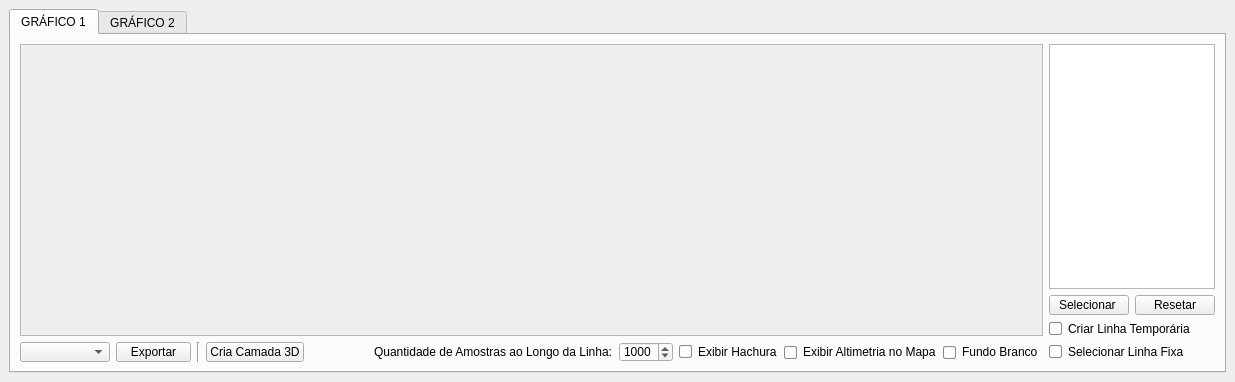
<?xml version="1.0" encoding="UTF-8"?>
<ui version="4.0">
 <class>Grafico_perfilgsDockWidget</class>
 <widget class="QgsDockWidget" name="Grafico_perfilgsDockWidget">
  <property name="geometry">
   <rect>
    <x>0</x>
    <y>0</y>
    <width>1235</width>
    <height>382</height>
   </rect>
  </property>
  <property name="windowTitle">
   <string>gsDockWidget</string>
  </property>
  <widget class="QWidget" name="dockWidgetContents">
   <layout class="QGridLayout" name="gridLayout">
    <item row="1" column="0">
     <widget class="QTabWidget" name="tabWidget">
      <property name="minimumSize">
       <size>
        <width>640</width>
        <height>313</height>
       </size>
      </property>
      <property name="currentIndex">
       <number>0</number>
      </property>
      <widget class="QWidget" name="tab">
       <attribute name="icon">
        <iconset>
         <normaloff>../icones/grafico_alt.png</normaloff>../icones/grafico_alt.png</iconset>
       </attribute>
       <attribute name="title">
        <string>GRÁFICO 1</string>
       </attribute>
       <layout class="QGridLayout" name="gridLayout_6">
        <item row="2" column="6">
         <widget class="QSpinBox" name="spinBoxPontos">
          <property name="maximumSize">
           <size>
            <width>16777215</width>
            <height>20</height>
           </size>
          </property>
          <property name="minimum">
           <number>10</number>
          </property>
          <property name="maximum">
           <number>3000</number>
          </property>
          <property name="singleStep">
           <number>50</number>
          </property>
          <property name="value">
           <number>1000</number>
          </property>
         </widget>
        </item>
        <item row="2" column="1">
         <widget class="QPushButton" name="pushButtonExportar">
          <property name="minimumSize">
           <size>
            <width>75</width>
            <height>20</height>
           </size>
          </property>
          <property name="maximumSize">
           <size>
            <width>16777215</width>
            <height>20</height>
           </size>
          </property>
          <property name="styleSheet">
           <string notr="true">/* Estado normal: mantém o estilo original definido pelo Qtdesigner */
QPushButton {
    /* Não há alterações aqui, preserva o visual padrão */
}

/* Ao passar o mouse: aplica o efeito &quot;Windows Vista&quot; com azul neon */
QPushButton:hover {
    background: qlineargradient(
        spread: pad,
        x1: 0, y1: 0,
        x2: 0, y2: 1,
        stop: 0   #00f7ff,  /* Topo levemente mais claro */
        stop: 0.8 #80f0ff,
        stop: 1   #60e0f0   /* Fundo com variação suave */
    );
    border: 1px solid #00d9ff; /* Realça a borda em azul neon */
    border-radius: 4px;         /* Garante cantos arredondados, se necessário */
    transition: all 0.2s ease;  /* Suaviza a transição do efeito */
}

/* Ao clicar: fixa o efeito com cor sólida e aparência &quot;pressionada&quot; */
QPushButton:pressed {
    background: qlineargradient(
        spread: pad,
        x1: 0, y1: 0,
        x2: 0, y2: 1,
        stop: 0   #00d9ff,  /* Gradiente para efeito pressionado */
        stop: 1   #00daf7
    );
    border: 1px solid #0099b3;  /* Borda levemente escurecida */
    transform: scale(0.98);      /* Sutil redução de escala para simular clique */
}
</string>
          </property>
          <property name="text">
           <string>Exportar</string>
          </property>
         </widget>
        </item>
        <item row="0" column="10">
         <layout class="QGridLayout" name="gridLayout_3">
          <item row="0" column="0">
           <widget class="QListWidget" name="listWidgetRaster">
            <property name="minimumSize">
             <size>
              <width>155</width>
              <height>0</height>
             </size>
            </property>
            <property name="maximumSize">
             <size>
              <width>180</width>
              <height>1000</height>
             </size>
            </property>
           </widget>
          </item>
          <item row="1" column="0">
           <layout class="QGridLayout" name="gridLayout_2">
            <item row="0" column="0">
             <widget class="QPushButton" name="pushButtonSelecionar">
              <property name="maximumSize">
               <size>
                <width>1000</width>
                <height>20</height>
               </size>
              </property>
              <property name="styleSheet">
               <string notr="true">/* Estado normal: mantém o estilo original definido pelo Qtdesigner */
QPushButton {
    /* Não há alterações aqui, preserva o visual padrão */
}

/* Ao passar o mouse: aplica o efeito &quot;Windows Vista&quot; com azul neon */
QPushButton:hover {
    background: qlineargradient(
        spread: pad,
        x1: 0, y1: 0,
        x2: 0, y2: 1,
        stop: 0   #00f7ff,  /* Topo levemente mais claro */
        stop: 0.8 #80f0ff,
        stop: 1   #60e0f0   /* Fundo com variação suave */
    );
    border: 1px solid #00d9ff; /* Realça a borda em azul neon */
    border-radius: 4px;         /* Garante cantos arredondados, se necessário */
    transition: all 0.2s ease;  /* Suaviza a transição do efeito */
}

/* Ao clicar: fixa o efeito com cor sólida e aparência &quot;pressionada&quot; */
QPushButton:pressed {
    background: qlineargradient(
        spread: pad,
        x1: 0, y1: 0,
        x2: 0, y2: 1,
        stop: 0   #00d9ff,  /* Gradiente para efeito pressionado */
        stop: 1   #00daf7
    );
    border: 1px solid #0099b3;  /* Borda levemente escurecida */
    transform: scale(0.98);      /* Sutil redução de escala para simular clique */
}</string>
              </property>
              <property name="text">
               <string>Selecionar </string>
              </property>
             </widget>
            </item>
            <item row="0" column="1">
             <widget class="QPushButton" name="pushButtonResetar">
              <property name="maximumSize">
               <size>
                <width>1000</width>
                <height>20</height>
               </size>
              </property>
              <property name="styleSheet">
               <string notr="true">/* Estado normal: mantém o estilo original definido pelo Qtdesigner */
QPushButton {
    /* Não há alterações aqui, preserva o visual padrão */
}

/* Ao passar o mouse: aplica o efeito &quot;Windows Vista&quot; com azul padrão,
   onde a parte inferior apresenta um tom mais claro e iluminado */
QPushButton:hover {
    background: qlineargradient(
        spread: pad,
        x1: 0, y1: 0,
        x2: 0, y2: 1,
        stop: 0   #87CEFA,   /* Topo: LightSkyBlue, leve e claro */
        stop: 0.8 #1E90FF,   /* Meio: DodgerBlue, cor padrão e vibrante */
        stop: 1   #ADD8E6    /* Fundo: LightBlue, mais claro e iluminado */
    );
    border: 1px solid #1E90FF; /* Realça a borda com DodgerBlue */
    border-radius: 4px;        /* Garante cantos arredondados, se necessário */
    transition: all 0.2s ease; /* Suaviza a transição do efeito */
}

/* Ao clicar: fixa o efeito com cor sólida e aparência &quot;pressionada&quot; */
QPushButton:pressed {
    background: qlineargradient(
        spread: pad,
        x1: 0, y1: 0,
        x2: 0, y2: 1,
        stop: 0   #1E90FF,   /* Inicia com DodgerBlue */
        stop: 1   #1874CD    /* Finaliza com um tom mais escuro */
    );
    border: 1px solid #1560BD; /* Borda levemente escurecida */
    transform: scale(0.98);     /* Sutil redução de escala para simular clique */
}
</string>
              </property>
              <property name="text">
               <string>Resetar</string>
              </property>
             </widget>
            </item>
           </layout>
          </item>
         </layout>
        </item>
        <item row="1" column="10">
         <widget class="QCheckBox" name="checkBoxLinha">
          <property name="layoutDirection">
           <enum>Qt::LayoutDirection::LeftToRight</enum>
          </property>
          <property name="styleSheet">
           <string notr="true">QCheckBox::indicator {
    width: 11px;  /* Aumenta um pouco o tamanho para melhor visualização */
    height: 11px;
    border-radius: 2px; /* Cantos ligeiramente arredondados */
    background-color: #ffffff; /* Cor de fundo padrão */
    border: 1px solid #8a8a8a; /* Borda padrão */
    transition: all 0.2s ease; /* Suaviza as transições */
}

QCheckBox::indicator:hover {
    background-color: #ff9898; /* Vermelho suave ao passar o mouse */
    border: 1px solid #8a8a8a; /* Borda padrão ao passar o mouse */
    border-radius: 2px; /* Mantém os cantos arredondados */
}

QCheckBox::indicator:checked {
    width: 11px;  /* Aumentei um pouco o tamanho para melhor visualização */
    height: 11px;
    background-color: #ff6666; /* Vermelho mais forte ao ser clicado */
    border: 1px solid #cc0000; /* Borda vermelha escura ao ser clicado */
    border-radius: 3px; /* Mantém os cantos arredondados */
    box-shadow: inset 0px 4px 8px rgba(255, 0, 0, 0.5); /* Sombra interna para efeito 3D */
}
</string>
          </property>
          <property name="text">
           <string>Criar Linha Temporária</string>
          </property>
         </widget>
        </item>
        <item row="2" column="10">
         <widget class="QCheckBox" name="checkBoxLinha2">
          <property name="styleSheet">
           <string notr="true">QCheckBox::indicator {
    width: 11px;  /* Aumentei um pouco o tamanho para melhor visualização */
    height: 11px;
    border-radius: 2px; /* Cantos ligeiramente arredondados */
    background-color: #ffffff; /* Cor de fundo padrão */
    border: 1px solid #8a8a8a; /* Borda padrão */
    transition: all 0.2s ease; /* Suaviza as transições */
}

QCheckBox::indicator:hover {
    background-color: #aaff7f; /* Verde suave ao passar o mouse */
    border: 1px solid #8a8a8a; /* Borda padrão ao passar o mouse */
    border-radius: 2px; /* Mantém os cantos arredondados */
}

QCheckBox::indicator:checked {
    width: 11px;  /* Aumentei um pouco o tamanho para melhor visualização */
    height: 11px;
    background-color: #00ff00; /* Verde mais forte ao ser clicado */
    border: 1px solid #65964b; /* Borda verde escura ao ser clicado */
    border-radius: 3px; /* Mantém os cantos arredondados */
    box-shadow: inset 0px 4px 8px rgba(255, 0, 0, 0.5); /* Sombra interna para efeito 3D */
}</string>
          </property>
          <property name="text">
           <string>Selecionar Linha Fixa</string>
          </property>
         </widget>
        </item>
        <item row="2" column="0">
         <widget class="QComboBox" name="comboBoxTipo">
          <property name="minimumSize">
           <size>
            <width>90</width>
            <height>20</height>
           </size>
          </property>
          <property name="maximumSize">
           <size>
            <width>16777215</width>
            <height>20</height>
           </size>
          </property>
         </widget>
        </item>
        <item row="2" column="9">
         <widget class="QCheckBox" name="checkBox_PB">
          <property name="minimumSize">
           <size>
            <width>100</width>
            <height>20</height>
           </size>
          </property>
          <property name="styleSheet">
           <string notr="true">QCheckBox::indicator {
    width: 11px;  /* Aumentei um pouco o tamanho para melhor visualização */
    height: 11px;
    border-radius: 2px; /* Cantos ligeiramente arredondados */
    background-color: #ffffff; /* Cor de fundo padrão */
    border: 1px solid #8a8a8a; /* Borda padrão */
    transition: all 0.2s ease; /* Suaviza as transições */
}

QCheckBox::indicator:hover {
    background-color: #7eafff; /* Azul suave ao passar o mouse */
    border: 1px solid #8a8a8a; /* Borda padrão ao passar o mouse */
    border-radius: 2px; /* Mantém os cantos arredondados */
}

QCheckBox::indicator:checked {
    width: 11px;  /* Aumenta um pouco o tamanho para melhor visualização */
    height: 11px;
    background-color: #0000ff; /* Azul mais forte ao ser clicado */
    border: 1px solid #00007f; /* Borda Azul escura ao ser clicado */
    border-radius: 3px; /* Mantém os cantos arredondados */
    box-shadow: inset 0px 4px 8px rgba(255, 0, 0, 0.5); /* Sombra interna para efeito 3D */
}
</string>
          </property>
          <property name="text">
           <string>Fundo Branco</string>
          </property>
         </widget>
        </item>
        <item row="2" column="3">
         <widget class="QPushButton" name="pushButtonCamada3D">
          <property name="maximumSize">
           <size>
            <width>16777215</width>
            <height>20</height>
           </size>
          </property>
          <property name="styleSheet">
           <string notr="true">QPushButton {
    /* Mantém o estilo original do botão */
    transition: all 0.2s ease; /* Suaviza todas as transições de estado */
}

QPushButton:hover {
    background-color: qlineargradient(spread:pad, x1:0, y1:0, x2:0, y2:1, stop:0 #a0e6e6, stop:1 #66cccc); /* Gradiente suave em tons de azul turquesa claro */
    border: 1px solid #33cccc; /* Borda azul turquesa mais escura */
    border-radius: 4px; /* Cantos arredondados */
    box-shadow: 0px 4px 8px rgba(64, 224, 208, 0.8); /* Sombra azul turquesa brilhante e levemente deslocada para dar profundidade */
}

QPushButton:pressed {
    background-color: qlineargradient(spread:pad, x1:0, y1:0, x2:0, y2:1, stop:0 #66cccc, stop:1 #33cccc); /* Gradiente mais escuro para efeito pressionado */
    border: 1px solid #009999; /* Borda azul turquesa ainda mais escura */
    box-shadow: inset 0px 4px 8px rgba(64, 224, 208, 0.8); /* Sombra interna para dar a impressão de que o botão foi pressionado */
    transform: scale(0.98); /* Leve redução no tamanho para simular o pressionar */
}
</string>
          </property>
          <property name="text">
           <string>Cria Camada 3D</string>
          </property>
         </widget>
        </item>
        <item row="2" column="5">
         <widget class="QLabel" name="label_2">
          <property name="text">
           <string>Quantidade de Amostras ao Longo da Linha:</string>
          </property>
         </widget>
        </item>
        <item row="0" column="0" rowspan="2" colspan="10">
         <widget class="QScrollArea" name="scrollAreaGrafico">
          <property name="minimumSize">
           <size>
            <width>480</width>
            <height>240</height>
           </size>
          </property>
          <property name="widgetResizable">
           <bool>true</bool>
          </property>
          <widget class="QWidget" name="scrollAreaWidgetContents">
           <property name="geometry">
            <rect>
             <x>0</x>
             <y>0</y>
             <width>1025</width>
             <height>265</height>
            </rect>
           </property>
          </widget>
         </widget>
        </item>
        <item row="2" column="8">
         <widget class="QCheckBox" name="checkBox_Cotas">
          <property name="minimumSize">
           <size>
            <width>0</width>
            <height>20</height>
           </size>
          </property>
          <property name="maximumSize">
           <size>
            <width>16777215</width>
            <height>20</height>
           </size>
          </property>
          <property name="styleSheet">
           <string notr="true">QCheckBox::indicator {
    width: 11px;  /* Aumentei um pouco o tamanho para melhor visualização */
    height: 11px;
    border-radius: 2px; /* Cantos ligeiramente arredondados */
    background-color: #ffffff; /* Cor de fundo padrão */
    border: 1px solid #8a8a8a; /* Borda padrão */
    transition: all 0.2s ease; /* Suaviza as transições */
}

QCheckBox::indicator:hover {
    background-color: #ffffd5; /* Amarelo suave ao passar o mouse */
    border: 1px solid #8a8a8a; /* Borda padrão ao passar o mouse */
    border-radius: 2px; /* Mantém os cantos arredondados */
}

QCheckBox::indicator:checked {
    width: 11px;  /* Aumentei um pouco o tamanho para melhor visualização */
    height: 11px;
    background-color: #ffff00; /* Amarelo mais forte ao ser clicado */
    border: 1px solid #65964b; /* Borda verde escura ao ser clicado */
    border-radius: 3px; /* Mantém os cantos arredondados */
    box-shadow: inset 0px 4px 8px rgba(255, 0, 0, 0.5); /* Sombra interna para efeito 3D */
}</string>
          </property>
          <property name="text">
           <string>Exibir Altimetria no Mapa</string>
          </property>
         </widget>
        </item>
        <item row="2" column="7">
         <widget class="QCheckBox" name="checkBoxHachura">
          <property name="styleSheet">
           <string notr="true">QCheckBox::indicator {
    width: 11px;             /* Tamanho do quadradinho */
    height: 11px;
    border-radius: 2px;      /* Cantos arredondados */
    background-color: #ffffff; /* Cor de fundo padrão */
    border: 1px solid #8a8a8a; /* Borda cinza padrão */
    transition: all 0.2s ease; /* Suaviza as transições */
}

QCheckBox::indicator:hover {
    background-color: #FFB3FF; /* Magenta suave ao passar o mouse */
    border: 1px solid #8a8a8a; 
    border-radius: 2px;
}

QCheckBox::indicator:checked {
    width: 11px;
    height: 11px;
    background-color: #FF00FF;   /* Magenta ao ser marcado */
    border: 1px solid #B300B3;   /* Borda magenta mais escura */
    border-radius: 3px;
    box-shadow: inset 0px 4px 8px rgba(255, 0, 255, 0.5); /* Sombra interna em magenta */
}
</string>
          </property>
          <property name="text">
           <string>Exibir Hachura</string>
          </property>
         </widget>
        </item>
        <item row="2" column="2">
         <widget class="Line" name="line_4">
          <property name="orientation">
           <enum>Qt::Orientation::Vertical</enum>
          </property>
         </widget>
        </item>
        <item row="2" column="4">
         <spacer name="horizontalSpacer">
          <property name="orientation">
           <enum>Qt::Orientation::Horizontal</enum>
          </property>
          <property name="sizeHint" stdset="0">
           <size>
            <width>726</width>
            <height>20</height>
           </size>
          </property>
         </spacer>
        </item>
       </layout>
      </widget>
      <widget class="QWidget" name="tab_2">
       <attribute name="icon">
        <iconset>
         <normaloff>../icones/grafico_inc.png</normaloff>../icones/grafico_inc.png</iconset>
       </attribute>
       <attribute name="title">
        <string>GRÁFICO 2</string>
       </attribute>
       <layout class="QGridLayout" name="gridLayout_5">
        <item row="0" column="9" colspan="3">
         <widget class="QFrame" name="frame">
          <property name="maximumSize">
           <size>
            <width>300</width>
            <height>1000</height>
           </size>
          </property>
          <property name="frameShape">
           <enum>QFrame::Shape::Box</enum>
          </property>
          <property name="frameShadow">
           <enum>QFrame::Shadow::Sunken</enum>
          </property>
          <layout class="QGridLayout" name="gridLayout_4">
           <item row="0" column="0">
            <widget class="QTableWidget" name="tableWidget_Dados"/>
           </item>
          </layout>
         </widget>
        </item>
        <item row="0" column="0" colspan="9">
         <widget class="QScrollArea" name="scrollAreaGrafico2">
          <property name="widgetResizable">
           <bool>true</bool>
          </property>
          <widget class="QWidget" name="scrollAreaWidgetContents_2">
           <property name="geometry">
            <rect>
             <x>0</x>
             <y>0</y>
             <width>963</width>
             <height>265</height>
            </rect>
           </property>
          </widget>
         </widget>
        </item>
        <item row="1" column="9">
         <widget class="QLabel" name="label">
          <property name="maximumSize">
           <size>
            <width>70</width>
            <height>20</height>
           </size>
          </property>
          <property name="text">
           <string>Espaçamento:</string>
          </property>
         </widget>
        </item>
        <item row="1" column="10">
         <widget class="QDoubleSpinBox" name="doubleSpinBox_espaco">
          <property name="maximumSize">
           <size>
            <width>60</width>
            <height>20</height>
           </size>
          </property>
          <property name="suffix">
           <string> m</string>
          </property>
          <property name="minimum">
           <double>5.000000000000000</double>
          </property>
          <property name="maximum">
           <double>1000.000000000000000</double>
          </property>
          <property name="singleStep">
           <double>5.000000000000000</double>
          </property>
         </widget>
        </item>
        <item row="1" column="7">
         <widget class="QCheckBox" name="checkBox_Inclina">
          <property name="maximumSize">
           <size>
            <width>16777215</width>
            <height>20</height>
           </size>
          </property>
          <property name="styleSheet">
           <string notr="true">QCheckBox::indicator {
    width: 11px;  /* Aumentei um pouco o tamanho para melhor visualização */
    height: 11px;
    border-radius: 2px; /* Cantos ligeiramente arredondados */
    background-color: #ffffff; /* Cor de fundo padrão */
    border: 1px solid #8a8a8a; /* Borda padrão */
    transition: all 0.2s ease; /* Suaviza as transições */
}

QCheckBox::indicator:hover {
    background-color: #ffffd5; /* Amarelo suave ao passar o mouse */
    border: 1px solid #8a8a8a; /* Borda padrão ao passar o mouse */
    border-radius: 2px; /* Mantém os cantos arredondados */
}

QCheckBox::indicator:checked {
    width: 11px;  /* Aumentei um pouco o tamanho para melhor visualização */
    height: 11px;
    background-color: #ffff00; /* Amarelo mais forte ao ser clicado */
    border: 1px solid #65964b; /* Borda verde escura ao ser clicado */
    border-radius: 3px; /* Mantém os cantos arredondados */
    box-shadow: inset 0px 4px 8px rgba(255, 0, 0, 0.5); /* Sombra interna para efeito 3D */
}</string>
          </property>
          <property name="text">
           <string>Exibir Inclinação no Mapa</string>
          </property>
         </widget>
        </item>
        <item row="1" column="5">
         <spacer name="horizontalSpacer_2">
          <property name="orientation">
           <enum>Qt::Orientation::Horizontal</enum>
          </property>
          <property name="sizeHint" stdset="0">
           <size>
            <width>643</width>
            <height>20</height>
           </size>
          </property>
         </spacer>
        </item>
        <item row="1" column="3">
         <widget class="QPushButton" name="pushButtonCriar">
          <property name="maximumSize">
           <size>
            <width>16777215</width>
            <height>20</height>
           </size>
          </property>
          <property name="styleSheet">
           <string notr="true">/* Estado normal: mantém o estilo original definido pelo Qtdesigner */
QPushButton {
    /* Não há alterações aqui, preserva o visual padrão */
}

/* Ao passar o mouse: aplica o efeito &quot;Windows Vista&quot; com azul padrão,
   onde a parte inferior apresenta um tom mais claro e iluminado */
QPushButton:hover {
    background: qlineargradient(
        spread: pad,
        x1: 0, y1: 0,
        x2: 0, y2: 1,
        stop: 0   #87CEFA,   /* Topo: LightSkyBlue, leve e claro */
        stop: 0.8 #1E90FF,   /* Meio: DodgerBlue, cor padrão e vibrante */
        stop: 1   #ADD8E6    /* Fundo: LightBlue, mais claro e iluminado */
    );
    border: 1px solid #1E90FF; /* Realça a borda com DodgerBlue */
    border-radius: 4px;        /* Garante cantos arredondados, se necessário */
    transition: all 0.2s ease; /* Suaviza a transição do efeito */
}

/* Ao clicar: fixa o efeito com cor sólida e aparência &quot;pressionada&quot; */
QPushButton:pressed {
    background: qlineargradient(
        spread: pad,
        x1: 0, y1: 0,
        x2: 0, y2: 1,
        stop: 0   #1E90FF,   /* Inicia com DodgerBlue */
        stop: 1   #1874CD    /* Finaliza com um tom mais escuro */
    );
    border: 1px solid #1560BD; /* Borda levemente escurecida */
    transform: scale(0.98);     /* Sutil redução de escala para simular clique */
}
</string>
          </property>
          <property name="text">
           <string>Criar Camada de Pontos</string>
          </property>
         </widget>
        </item>
        <item row="1" column="1">
         <widget class="QPushButton" name="pushButtonExportar_2">
          <property name="minimumSize">
           <size>
            <width>75</width>
            <height>0</height>
           </size>
          </property>
          <property name="maximumSize">
           <size>
            <width>16777215</width>
            <height>20</height>
           </size>
          </property>
          <property name="styleSheet">
           <string notr="true">QPushButton {
    transition: all 0.2s ease; /* Suaviza todas as transições de estado */
}

QPushButton:hover {
    background-color: qlineargradient(
        spread:pad,
        x1:0, y1:0,
        x2:0, y2:1,
        stop:0 #00f7ff,
        stop:0.7 #00d9ff,
        stop:1 #ffffff); /* Gradiente com a parte inferior mais clara */
    border: 1px solid #00b3cc; /* Borda azul neon */
    border-radius: 4px; /* Cantos arredondados */
    /* Combina brilho externo com um efeito de luz interna na parte inferior */
    box-shadow: 0 0 25px rgba(0, 247, 255, 1), inset 0 -10px 15px rgba(255, 255, 255, 0.8);
}

QPushButton:pressed {
    background-color: qlineargradient(
        spread:pad,
        x1:0, y1:0,
        x2:0, y2:1,
        stop:0 #00d9ff,
        stop:1 #00b3cc); /* Gradiente um pouco mais escuro para o pressionado */
    border: 1px solid #0099b3; /* Borda mais escura */
    box-shadow: inset 0px 4px 8px rgba(0, 247, 255, 0.8); /* Sombra interna para simular o clique */
    transform: scale(0.98); /* Leve redução no tamanho */
}
</string>
          </property>
          <property name="text">
           <string>Exportar</string>
          </property>
         </widget>
        </item>
        <item row="1" column="0">
         <widget class="QComboBox" name="comboBoxTipo_2">
          <property name="minimumSize">
           <size>
            <width>90</width>
            <height>20</height>
           </size>
          </property>
          <property name="maximumSize">
           <size>
            <width>16777215</width>
            <height>20</height>
           </size>
          </property>
         </widget>
        </item>
        <item row="1" column="2">
         <widget class="Line" name="line_2">
          <property name="orientation">
           <enum>Qt::Orientation::Vertical</enum>
          </property>
         </widget>
        </item>
        <item row="1" column="11">
         <widget class="QComboBox" name="comboBoxListaRaster">
          <property name="maximumSize">
           <size>
            <width>16777215</width>
            <height>20</height>
           </size>
          </property>
         </widget>
        </item>
        <item row="1" column="4">
         <widget class="QPushButton" name="pushButtonCriaLinha">
          <property name="maximumSize">
           <size>
            <width>16777215</width>
            <height>20</height>
           </size>
          </property>
          <property name="styleSheet">
           <string notr="true">/* Estado normal: mantém o estilo original definido pelo Qtdesigner */
QPushButton {
    /* Não há alterações aqui, preserva o visual padrão */
}

/* Ao passar o mouse: aplica o efeito &quot;Windows Vista&quot; com azul neon */
QPushButton:hover {
    background: qlineargradient(
        spread: pad,
        x1: 0, y1: 0,
        x2: 0, y2: 1,
        stop: 0   #00f7ff,  /* Topo levemente mais claro */
        stop: 0.8 #80f0ff,
        stop: 1   #60e0f0   /* Fundo com variação suave */
    );
    border: 1px solid #00d9ff; /* Realça a borda em azul neon */
    border-radius: 4px;         /* Garante cantos arredondados, se necessário */
    transition: all 0.2s ease;  /* Suaviza a transição do efeito */
}

/* Ao clicar: fixa o efeito com cor sólida e aparência &quot;pressionada&quot; */
QPushButton:pressed {
    background: qlineargradient(
        spread: pad,
        x1: 0, y1: 0,
        x2: 0, y2: 1,
        stop: 0   #00d9ff,  /* Gradiente para efeito pressionado */
        stop: 1   #00daf7
    );
    border: 1px solid #0099b3;  /* Borda levemente escurecida */
    transform: scale(0.98);      /* Sutil redução de escala para simular clique */
}
</string>
          </property>
          <property name="text">
           <string>Cria Camada de Linha</string>
          </property>
         </widget>
        </item>
       </layout>
      </widget>
     </widget>
    </item>
   </layout>
  </widget>
 </widget>
 <customwidgets>
  <customwidget>
   <class>QgsDockWidget</class>
   <extends>QDockWidget</extends>
   <header>qgsdockwidget.h</header>
   <container>1</container>
  </customwidget>
 </customwidgets>
 <resources/>
 <connections/>
</ui>
